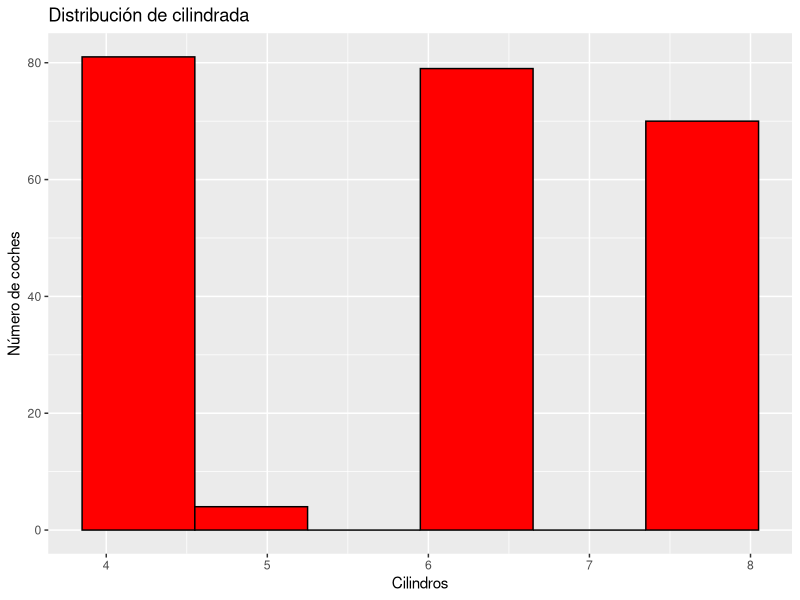
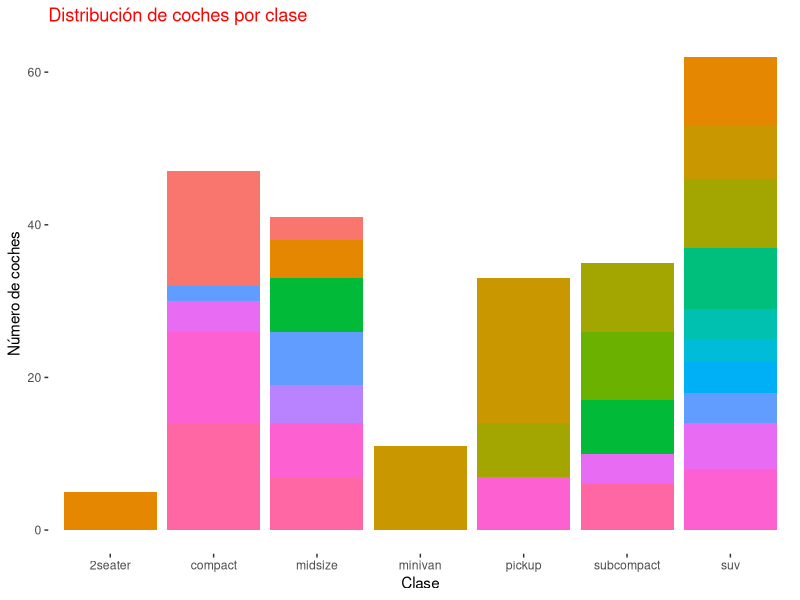
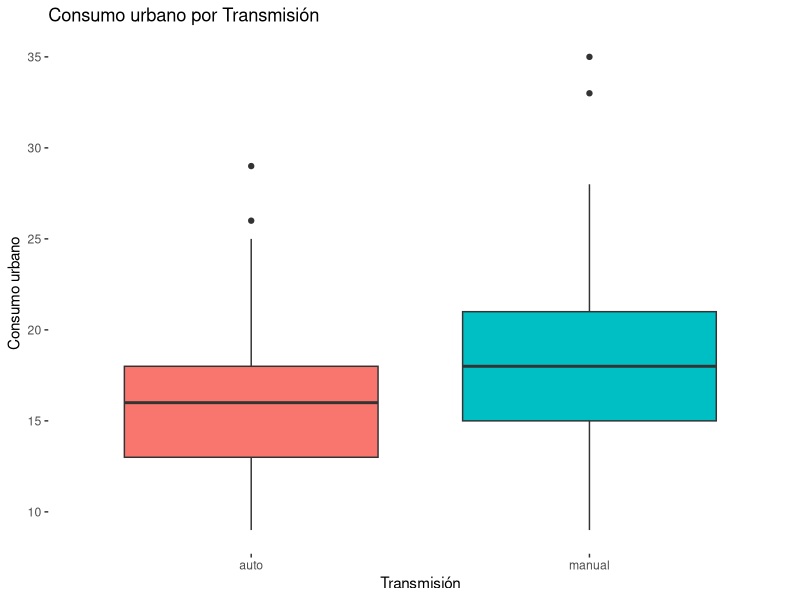
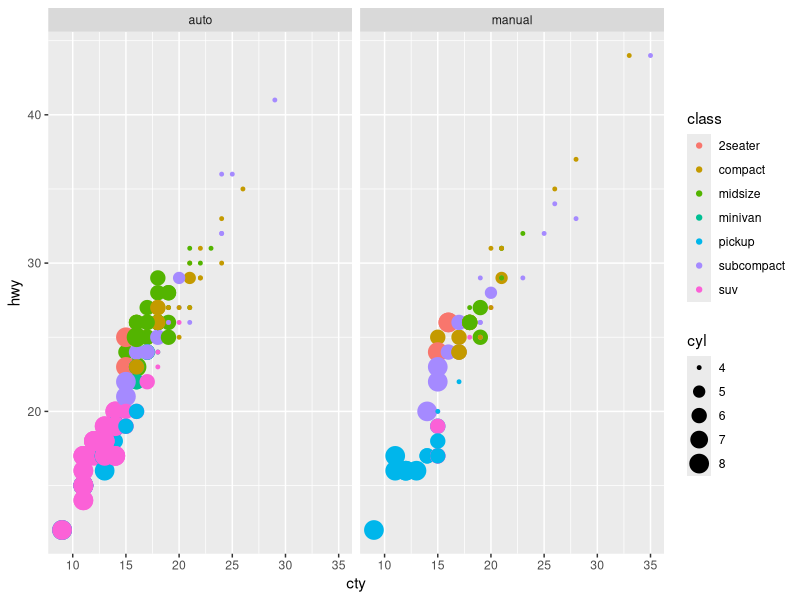

Generate these figures, in order, with R:
install.packages("mlbench")

library(mlbench)
library(ggplot2)
library(stringr)
library(dplyr)

?mpg

head(mpg, n=5)


#Histograma

ggplot(data=mpg, aes(x=cyl)) + geom_histogram(binwidth = 0.7, fill="red",color="black") +
  labs(title="Distribución de cilindrada",
       x="Cilindros",
       y="Número de coches")

#Gráfico de barras

ggplot(data=mpg, aes(x=class)) + geom_bar(aes(fill=manufacturer)) +
  labs(title="Distribución de coches por clase",
       x="Clase",
       y="Número de coches") +
  theme(panel.background = element_blank(),plot.title = element_text(color="red")) +
  theme(legend.position = "None")

#Boxplot

mpg$trans <- mpg$trans %>% str_sub(1,-5)

ggplot(data=mpg, aes(x=trans, y=cty)) +
  geom_boxplot(aes(fill=trans)) +
  labs(title="Consumo urbano por Transmisión",
       x="Transmisión",
       y="Consumo urbano") +
  theme(legend.position = "none",panel.background = element_blank())
  
#Dispersión

ggplot(data=mpg,aes(x=cty,y=hwy)) +
  geom_point(aes(color=class,size=cyl)) +
  facet_wrap(~trans)
